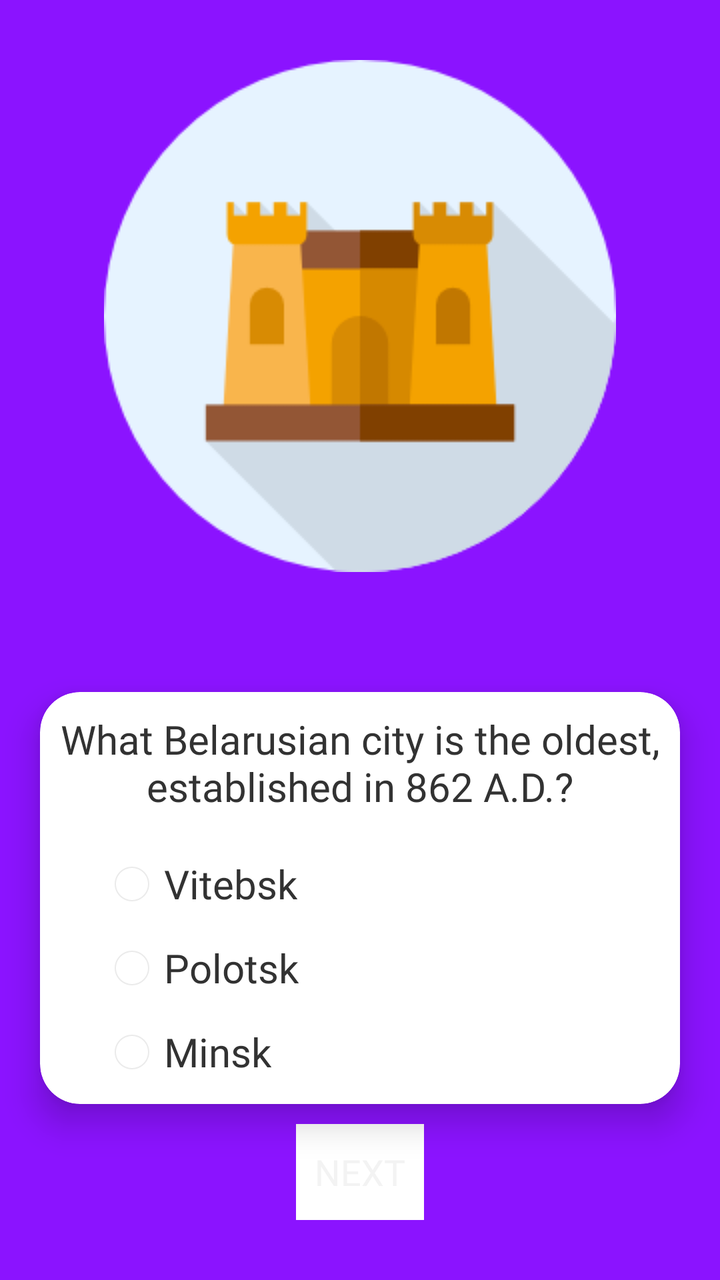
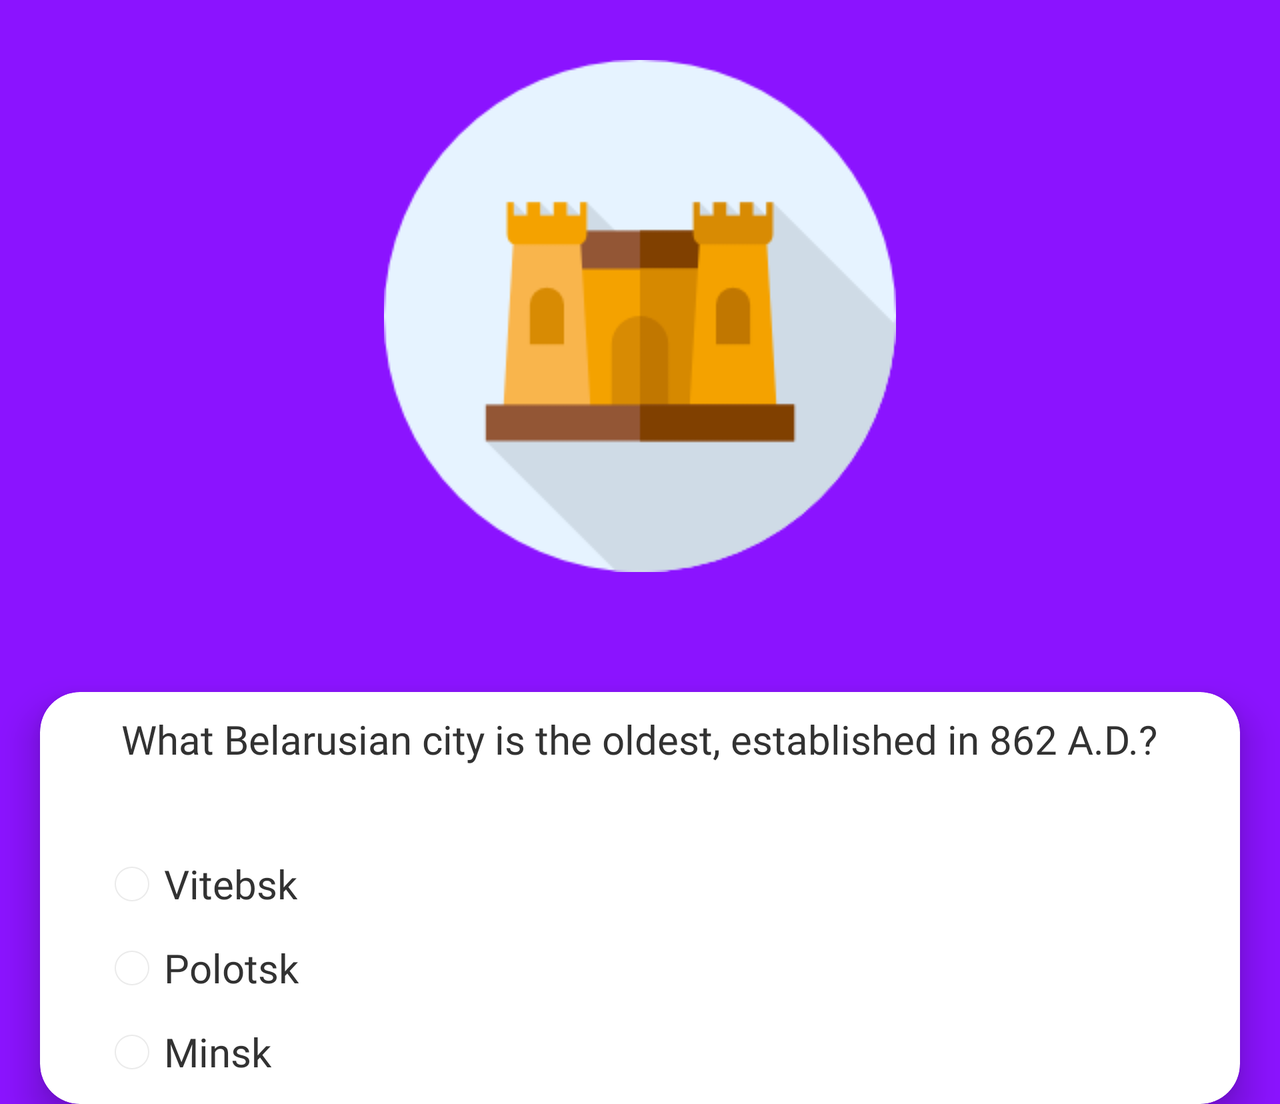

An Android layout and its configuration variant, each rendered on a device that would load it. The default file and the variant file are quoted in full after the pictures.
<!-- AndroidManifest.xml: application theme AppTheme.Splash -->
<!-- res/layout/fifth_page_slider.xml -->
<?xml version="1.0" encoding="utf-8"?>
<RelativeLayout
    xmlns:android="http://schemas.android.com/apk/res/android"
    xmlns:app="http://schemas.android.com/apk/res-auto"
    android:layout_width="match_parent"
    android:layout_height="match_parent"
    android:background="@color/colorPrimary">

    <ImageView
        android:id="@+id/castle"
        android:layout_width="wrap_content"
        android:layout_height="wrap_content"
        android:layout_centerHorizontal="true"
        android:layout_marginTop="@dimen/imageMarginTop"
        android:contentDescription="@string/icon_question5_description"
        android:src="@drawable/castle" />
    

    <android.support.v7.widget.CardView
        android:layout_width="match_parent"
        android:layout_height="wrap_content"
        android:layout_below="@id/castle"
        android:layout_centerInParent="true"
        android:layout_marginLeft="@dimen/cardview_margin_side"
        android:layout_marginRight="@dimen/cardview_margin_side"
        android:layout_marginTop="@dimen/cardview2_top"
        app:cardBackgroundColor="@android:color/white"
        app:cardCornerRadius="@dimen/cardview_cornerradius"
        app:cardElevation="@dimen/cardview_elevation">


        <TextView
            android:id="@+id/question5"
            android:layout_width="wrap_content"
            android:layout_height="wrap_content"
            android:layout_gravity="center_horizontal"
            android:layout_marginLeft="@dimen/q2_text_margin_side"
            android:layout_marginRight="@dimen/q2_text_margin_side"
            android:layout_marginTop="@dimen/question_text_margin_top"
            android:fontFamily="@font/delius_swash_caps"
            android:text="@string/question5"
            android:textAlignment="center"
            android:textColor="@android:color/secondary_text_light"
            android:textSize="@dimen/question_text_size" />

        <RadioGroup
            android:id="@+id/radiogroup3"
            android:layout_width="match_parent"
            android:layout_height="wrap_content"
            android:layout_marginLeft="@dimen/radiogroup1_margin_side"
            android:layout_marginRight="@dimen/radiogroup1_margin_side"
            android:layout_marginTop="@dimen/q5a1_margin_top"
            android:orientation="vertical">

            <RadioButton
                android:id="@+id/q5a1"
                android:layout_width="wrap_content"
                android:layout_height="wrap_content"
                android:layout_marginBottom="@dimen/radiobutton_margin_bottom"
                android:fontFamily="@font/delius_swash_caps"
                android:onClick="addPointForQuestion5"
                android:text="@string/vitebsk"
                android:textColor="@android:color/secondary_text_light"
                android:textSize="@dimen/textSize" />

            <RadioButton
                android:id="@+id/q5a2"
                android:layout_width="wrap_content"
                android:layout_height="wrap_content"
                android:layout_marginBottom="@dimen/radiobutton_margin_bottom"
                android:fontFamily="@font/delius_swash_caps"
                android:onClick="addPointForQuestion5"
                android:text="@string/polotsk"
                android:textColor="@android:color/secondary_text_light"
                android:textSize="@dimen/textSize" />

            <RadioButton
                android:id="@+id/q5a3"
                android:layout_width="wrap_content"
                android:layout_height="wrap_content"
                android:layout_marginBottom="@dimen/last_radiobutton_margin_bottom"
                android:fontFamily="@font/delius_swash_caps"
                android:onClick="addPointForQuestion5"
                android:text="@string/minsk"
                android:textColor="@android:color/secondary_text_light"
                android:textSize="@dimen/textSize" />

        </RadioGroup>
    </android.support.v7.widget.CardView>
    <Button
        android:id="@+id/next_button"
        android:layout_width="wrap_content"
        android:layout_height="wrap_content"
        android:layout_alignParentBottom="true"
        android:layout_centerHorizontal="true"
        android:layout_marginBottom="@dimen/nextButton_margin_bottom"
        android:text="@string/next"
        android:textSize="@dimen/ButtonTextSize"
        android:fontFamily="@font/delius_swash_caps"
        android:background="@android:color/white"
        android:onClick="GoToQuestion6"/>

</RelativeLayout>
<!-- resources referenced by this layout -->
<resources>
  <color name="colorPrimary">#8b13ff</color>
  <dimen name="ButtonTextSize">18sp</dimen>
  <dimen name="cardview2_top">60dp</dimen>
  <dimen name="cardview_cornerradius">20dp</dimen>
  <dimen name="cardview_elevation">10dp</dimen>
  <dimen name="cardview_margin_side">20dp</dimen>
  <dimen name="imageMarginTop">30dp</dimen>
  <dimen name="last_radiobutton_margin_bottom">10dp</dimen>
  <dimen name="nextButton_margin_bottom">30dp</dimen>
  <dimen name="q2_text_margin_side">10dp</dimen>
  <dimen name="q5a1_margin_top">80dp</dimen>
  <dimen name="question_text_margin_top">10dp</dimen>
  <dimen name="question_text_size">20sp</dimen>
  <dimen name="radiobutton_margin_bottom">10dp</dimen>
  <dimen name="radiogroup1_margin_side">30dp</dimen>
  <dimen name="textSize">20sp</dimen>
  <!-- drawable castle: png bitmap (drawable, 7488 bytes) -->
  <string name="icon_question5_description">Castle icon</string>
  <string name="minsk">Minsk</string>
  <string name="next">NEXT</string>
  <string name="polotsk">Polotsk</string>
  <string name="question5">What Belarusian city is the oldest, established in 862 A.D.?</string>
  <string name="vitebsk">Vitebsk</string>
  <style name="AppTheme.Splash" parent="@android:style/Theme.Holo.NoActionBar.Fullscreen">
          <item name="android:windowBackground">@drawable/splash_screen</item>
      </style>
  <!-- drawable splash_screen (drawable) -->
  <?xml version="1.0" encoding="utf-8"?>
  <layer-list xmlns:android="http://schemas.android.com/apk/res/android"
      android:opacity="opaque">
      <item android:drawable="@android:color/white"/>
      <item>
          <bitmap android:src="@drawable/knapweed128"
              android:gravity="center"
              />
      </item>
  </layer-list>
</resources>
<!-- res/layout-land/fifth_page_slider.xml (the repository's variant of the layout above) -->
<!-- drawn on the phone turned sideways -->
<?xml version="1.0" encoding="utf-8"?>
<ScrollView
    xmlns:android="http://schemas.android.com/apk/res/android"
    xmlns:app="http://schemas.android.com/apk/res-auto"
    android:layout_width="match_parent"
    android:layout_height="match_parent">
<RelativeLayout

    android:layout_width="match_parent"
    android:layout_height="wrap_content"
    android:background="@color/colorPrimary">

    <ImageView
        android:id="@+id/castle"
        android:layout_width="wrap_content"
        android:layout_height="wrap_content"
        android:layout_centerHorizontal="true"
        android:layout_marginTop="@dimen/imageMarginTop"
        android:contentDescription="@string/icon_question5_description"
        android:src="@drawable/castle" />
    

    <android.support.v7.widget.CardView
        android:layout_width="match_parent"
        android:layout_height="wrap_content"
        android:layout_below="@id/castle"
        android:layout_marginLeft="@dimen/cardview_margin_side"
        android:layout_marginRight="@dimen/cardview_margin_side"
        android:layout_marginTop="@dimen/cardview2_top"
        app:cardBackgroundColor="@android:color/white"
        app:cardCornerRadius="@dimen/cardview_cornerradius"
        app:cardElevation="@dimen/cardview_elevation">


        <TextView
            android:id="@+id/question5"
            android:layout_width="wrap_content"
            android:layout_height="wrap_content"
            android:layout_gravity="center_horizontal"
            android:layout_marginLeft="@dimen/q2_text_margin_side"
            android:layout_marginRight="@dimen/q2_text_margin_side"
            android:layout_marginTop="@dimen/question_text_margin_top"
            android:fontFamily="@font/delius_swash_caps"
            android:text="@string/question5"
            android:textAlignment="center"
            android:textColor="@android:color/secondary_text_light"
            android:textSize="@dimen/question_text_size" />

        <RadioGroup
            android:id="@+id/radiogroup3"
            android:layout_width="match_parent"
            android:layout_height="wrap_content"
            android:layout_marginLeft="@dimen/radiogroup1_margin_side"
            android:layout_marginRight="@dimen/radiogroup1_margin_side"
            android:layout_marginTop="@dimen/q5a1_margin_top"
            android:orientation="vertical">

            <RadioButton
                android:id="@+id/q5a1"
                android:layout_width="wrap_content"
                android:layout_height="wrap_content"
                android:layout_marginBottom="@dimen/radiobutton_margin_bottom"
                android:fontFamily="@font/delius_swash_caps"
                android:onClick="addPointForQuestion5"
                android:text="@string/vitebsk"
                android:textColor="@android:color/secondary_text_light"
                android:textSize="@dimen/textSize" />

            <RadioButton
                android:id="@+id/q5a2"
                android:layout_width="wrap_content"
                android:layout_height="wrap_content"
                android:layout_marginBottom="@dimen/radiobutton_margin_bottom"
                android:fontFamily="@font/delius_swash_caps"
                android:onClick="addPointForQuestion5"
                android:text="@string/polotsk"
                android:textColor="@android:color/secondary_text_light"
                android:textSize="@dimen/textSize" />

            <RadioButton
                android:id="@+id/q5a3"
                android:layout_width="wrap_content"
                android:layout_height="wrap_content"
                android:layout_marginBottom="@dimen/last_radiobutton_margin_bottom"
                android:fontFamily="@font/delius_swash_caps"
                android:onClick="addPointForQuestion5"
                android:text="@string/minsk"
                android:textColor="@android:color/secondary_text_light"
                android:textSize="@dimen/textSize" />

        </RadioGroup>
    </android.support.v7.widget.CardView>
    <Button
        android:id="@+id/next_button"
        android:layout_width="wrap_content"
        android:layout_height="wrap_content"
        android:layout_alignParentBottom="true"
        android:layout_centerHorizontal="true"
        android:layout_marginBottom="@dimen/nextButton_margin_bottom"
        android:text="@string/next"
        android:textSize="@dimen/ButtonTextSize"
        android:fontFamily="@font/delius_swash_caps"
        android:background="@android:color/white"
        android:onClick="GoToQuestion6"/>

</RelativeLayout>
</ScrollView>
